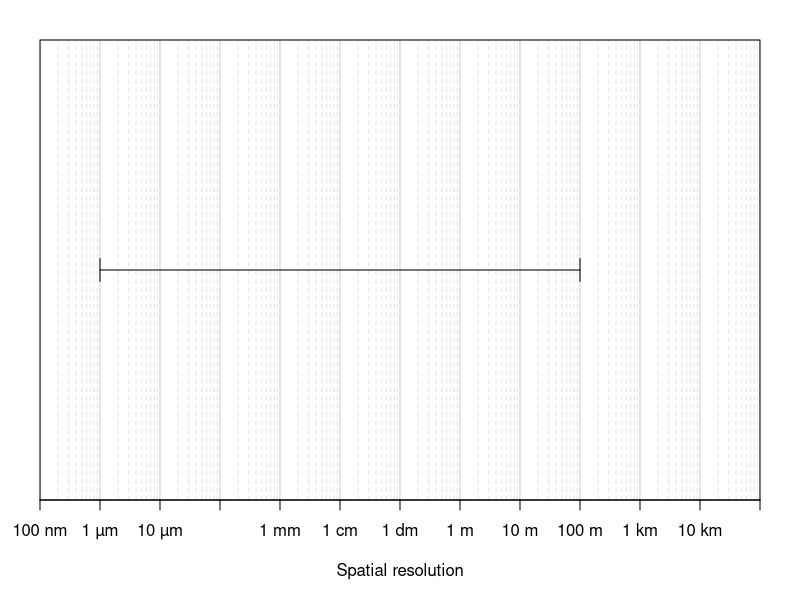

The R script that drew this image:
## ---- chunk 1
#| label: fig-resolutions
#| fig-cap: "Resolutions of x different sensors cross represented with the different spatial scales of MPB"
#| warning: false
#| cache: false
#| echo: false
#| out.width: "80%"
#| fig-align: "center"

xmin = -7
xmax = 5

ymin = 0
ymax = 1

par(mar = c(5,2,2,2))

plot(c(),c(),xlab = "Spatial resolution",ylab = "",xaxt="n",yaxt="n",xlim=c(xmin,xmax),ylim = c(ymin,ymax),xaxs="i",yaxs="i")

X = 10^(seq(xmin,xmax))

for(x in X){
  lines(log10(c(x,x)),c(ymin,ymax),lty=1,col=rgb(0,0,0,0.2))
}

for(x in c(2*X,3*X,4*X,5*X,6*X,7*X,8*X,9*X)){
  lines(log10(c(x,x)),c(ymin,ymax),lty=2,col=rgb(0,0,0,0.1))
}

axis(1,at=log10(X),labels = c("100 nm","1 µm","10 µm","100 µm","1 mm","1 cm","1 dm","1 m","10 m","100 m","1 km","10 km","100 km"))

plot_sensor <- function(xmin_sensor,xmax_sensor,y,size_branche){
  lines(c(xmin_sensor,xmax_sensor),c(y,y))
  lines(c(xmin_sensor,xmin_sensor),c(y-size_branche/2,y+size_branche/2))
  lines(c(xmax_sensor,xmax_sensor),c(y-size_branche/2,y+size_branche/2))
}

plot_sensor(-6,2,0.5,0.05)
